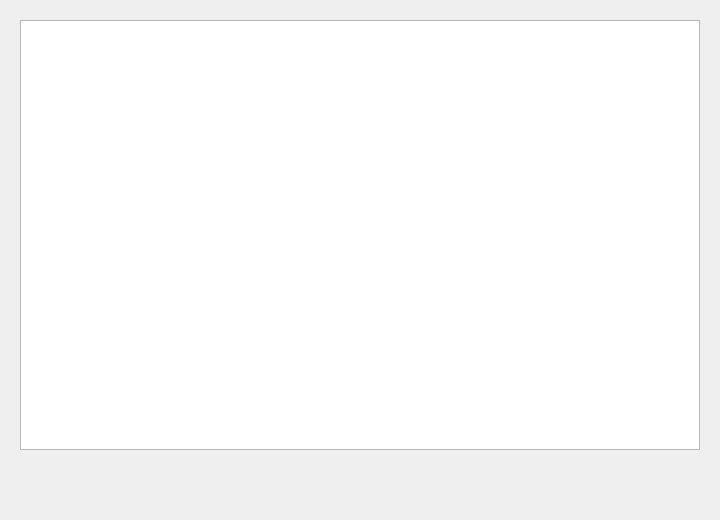
<?xml version="1.0" encoding="UTF-8"?>
<ui version="4.0">
 <class>WeatherWindow</class>
 <widget class="QWidget" name="WeatherWindow">
  <property name="geometry">
   <rect>
    <x>0</x>
    <y>0</y>
    <width>720</width>
    <height>520</height>
   </rect>
  </property>
  <property name="windowTitle">
    <string>天气预报</string>
  </property>
  <widget class="QPlainTextEdit" name="weatherText">
   <property name="geometry">
    <rect>
     <x>20</x>
     <y>20</y>
     <width>680</width>
     <height>430</height>
    </rect>
   </property>
   <property name="readOnly">
    <bool>true</bool>
   </property>
  </widget>
 </widget>
 <resources/>
 <connections/>
</ui>
